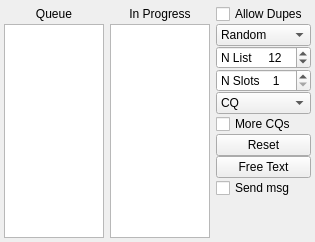
                  <widget class="QWidget" name="tab_3">
                   <attribute name="title">
                    <string>2</string>
                   </attribute>
                   <layout class="QGridLayout" name="gridLayout_11" columnstretch="1">
                    <property name="leftMargin">
                     <number>4</number>
                    </property>
                    <property name="topMargin">
                     <number>4</number>
                    </property>
                    <property name="rightMargin">
                     <number>4</number>
                    </property>
                    <property name="bottomMargin">
                     <number>4</number>
                    </property>
                    <property name="horizontalSpacing">
                     <number>4</number>
                    </property>
                    <item row="0" column="0" rowspan="2">
                     <layout class="QGridLayout" name="gridLayout" columnstretch="2,2,1">
                      <property name="topMargin">
                       <number>0</number>
                      </property>
                      <property name="horizontalSpacing">
                       <number>6</number>
                      </property>
                      <item row="8" column="2">
                       <widget class="QCheckBox" name="cbSendMsg">
                        <property name="toolTip">
                         <string>&lt;html&gt;&lt;head/&gt;&lt;body&gt;&lt;p&gt;Transmit free text message at the next opportunity.&lt;/p&gt;&lt;/body&gt;&lt;/html&gt;</string>
                        </property>
                        <property name="text">
                         <string>Send msg</string>
                        </property>
                       </widget>
                      </item>
                      <item row="7" column="2">
                       <widget class="QPushButton" name="pbFreeText">
                        <property name="toolTip">
                         <string>&lt;html&gt;&lt;head/&gt;&lt;body&gt;&lt;p&gt;Enter a free text message.&lt;/p&gt;&lt;/body&gt;&lt;/html&gt;</string>
                        </property>
                        <property name="text">
                         <string>Free Text</string>
                        </property>
                       </widget>
                      </item>
                      <item row="4" column="2">
                       <widget class="QComboBox" name="comboBoxCQ">
                        <property name="toolTip">
                         <string>&lt;html&gt;&lt;head/&gt;&lt;body&gt;&lt;p&gt;Select a specific CQ message.&lt;/p&gt;&lt;/body&gt;&lt;/html&gt;</string>
                        </property>
                        <property name="currentText">
                         <string notr="true">CQ</string>
                        </property>
                        <item>
                         <property name="text">
                          <string notr="true">CQ</string>
                         </property>
                        </item>
                        <item>
                         <property name="text">
                          <string notr="true">CQ AF</string>
                         </property>
                        </item>
                        <item>
                         <property name="text">
                          <string notr="true">CQ AN</string>
                         </property>
                        </item>
                        <item>
                         <property name="text">
                          <string notr="true">CQ AS</string>
                         </property>
                        </item>
                        <item>
                         <property name="text">
                          <string notr="true">CQ EU</string>
                         </property>
                        </item>
                        <item>
                         <property name="text">
                          <string notr="true">CQ NA</string>
                         </property>
                        </item>
                        <item>
                         <property name="text">
                          <string notr="true">CQ OC</string>
                         </property>
                        </item>
                        <item>
                         <property name="text">
                          <string notr="true">CQ SA</string>
                         </property>
                        </item>
                        <item>
                         <property name="text">
                          <string notr="true">CQ 0</string>
                         </property>
                        </item>
                        <item>
                         <property name="text">
                          <string notr="true">CQ 1</string>
                         </property>
                        </item>
                        <item>
                         <property name="text">
                          <string notr="true">CQ 2</string>
                         </property>
                        </item>
                        <item>
                         <property name="text">
                          <string notr="true">CQ 3</string>
                         </property>
                        </item>
                        <item>
                         <property name="text">
                          <string notr="true">CQ 4</string>
                         </property>
                        </item>
                        <item>
                         <property name="text">
                          <string notr="true">CQ 5</string>
                         </property>
                        </item>
                        <item>
                         <property name="text">
                          <string notr="true">CQ 6</string>
                         </property>
                        </item>
                        <item>
                         <property name="text">
                          <string notr="true">CQ 7</string>
                         </property>
                        </item>
                        <item>
                         <property name="text">
                          <string notr="true">CQ 8</string>
                         </property>
                        </item>
                        <item>
                         <property name="text">
                          <string notr="true">CQ 9</string>
                         </property>
                        </item>
                       </widget>
                      </item>
                      <item row="0" column="0">
                       <widget class="QLabel" name="label_queue">
                        <property name="text">
                         <string>Queue</string>
                        </property>
                        <property name="alignment">
                         <set>Qt::AlignCenter</set>
                        </property>
                       </widget>
                      </item>
                      <item row="0" column="2">
                       <widget class="QCheckBox" name="cbWorkDupes">
                        <property name="text">
                         <string>Allow Dupes</string>
                        </property>
                       </widget>
                      </item>
                      <item row="6" column="2">
                       <widget class="QPushButton" name="pbFoxReset">
                        <property name="toolTip">
                         <string>&lt;html&gt;&lt;head/&gt;&lt;body&gt;&lt;p&gt;Clear all queues.&lt;/p&gt;&lt;/body&gt;&lt;/html&gt;</string>
                        </property>
                        <property name="text">
                         <string>Reset</string>
                        </property>
                       </widget>
                      </item>
                      <item row="2" column="2">
                       <widget class="QSpinBox" name="sbNlist">
                        <property name="sizePolicy">
                         <sizepolicy hsizetype="Expanding" vsizetype="Fixed">
                          <horstretch>0</horstretch>
                          <verstretch>0</verstretch>
                         </sizepolicy>
                        </property>
                        <property name="maximumSize">
                         <size>
                          <width>16777215</width>
                          <height>16777215</height>
                         </size>
                        </property>
                        <property name="toolTip">
                         <string>&lt;html&gt;&lt;head/&gt;&lt;body&gt;&lt;p&gt;Maximum number of callsigns to be displayed in the queue.&lt;/p&gt;&lt;/body&gt;&lt;/html&gt;</string>
                        </property>
                        <property name="prefix">
                         <string>N List     </string>
                        </property>
                        <property name="minimum">
                         <number>5</number>
                        </property>
                        <property name="maximum">
                         <number>100</number>
                        </property>
                        <property name="value">
                         <number>12</number>
                        </property>
                       </widget>
                      </item>
                      <item row="1" column="2">
                       <widget class="QComboBox" name="comboBoxHoundSort">
                        <property name="sizePolicy">
                         <sizepolicy hsizetype="Expanding" vsizetype="Fixed">
                          <horstretch>0</horstretch>
                          <verstretch>0</verstretch>
                         </sizepolicy>
                        </property>
                        <property name="maximumSize">
                         <size>
                          <width>16777215</width>
                          <height>16777215</height>
                         </size>
                        </property>
                        <property name="toolTip">
                         <string>&lt;html&gt;&lt;head/&gt;&lt;body&gt;&lt;p&gt;Select a desired sort order for callsigns in the queue.&lt;/p&gt;&lt;/body&gt;&lt;/html&gt;</string>
                        </property>
                        <property name="currentText">
                         <string>Random</string>
                        </property>
                        <property name="maxVisibleItems">
                         <number>8</number>
                        </property>
                        <item>
                         <property name="text">
                          <string>Random</string>
                         </property>
                        </item>
                        <item>
                         <property name="text">
                          <string>Call</string>
                         </property>
                        </item>
                        <item>
                         <property name="text">
                          <string>Grid</string>
                         </property>
                        </item>
                        <item>
                         <property name="text">
                          <string>S/N (dB)</string>
                         </property>
                        </item>
                        <item>
                         <property name="text">
                          <string>Distance</string>
                         </property>
                        </item>
                        <item>
                         <property name="text">
                          <string>Age</string>
                         </property>
                        </item>
                        <item>
                         <property name="text">
                          <string>Continent</string>
                         </property>
                        </item>
                        <item>
                         <property name="text">
                          <string>Score</string>
                         </property>
                        </item>
                       </widget>
                      </item>
                      <item row="5" column="2">
                       <widget class="QCheckBox" name="cbMoreCQs">
                        <property name="toolTip">
                         <string>&lt;html&gt;&lt;head/&gt;&lt;body&gt;&lt;p&gt;Include a CQ message along with other messages.&lt;/p&gt;&lt;/body&gt;&lt;/html&gt;</string>
                        </property>
                        <property name="text">
                         <string>More CQs</string>
                        </property>
                       </widget>
                      </item>
                      <item row="0" column="1">
                       <widget class="QLabel" name="label_inProcess">
                        <property name="text">
                         <string>In Progress</string>
                        </property>
                        <property name="alignment">
                         <set>Qt::AlignCenter</set>
                        </property>
                       </widget>
                      </item>
                      <item row="3" column="2">
                       <widget class="QSpinBox" name="sbNslots">
                        <property name="sizePolicy">
                         <sizepolicy hsizetype="Expanding" vsizetype="Fixed">
                          <horstretch>0</horstretch>
                          <verstretch>0</verstretch>
                         </sizepolicy>
                        </property>
                        <property name="maximumSize">
                         <size>
                          <width>16777215</width>
                          <height>16777215</height>
                         </size>
                        </property>
                        <property name="toolTip">
                         <string>&lt;html&gt;&lt;head/&gt;&lt;body&gt;&lt;p&gt;Maximum number of concurrent streams for Fox transmissions.&lt;/p&gt;&lt;/body&gt;&lt;/html&gt;</string>
                        </property>
                        <property name="suffix">
                         <string/>
                        </property>
                        <property name="prefix">
                         <string>N Slots    </string>
                        </property>
                        <property name="minimum">
                         <number>1</number>
                        </property>
                        <property name="maximum">
                         <number>5</number>
                        </property>
                        <property name="value">
                         <number>1</number>
                        </property>
                        <property name="displayIntegerBase">
                         <number>10</number>
                        </property>
                       </widget>
                      </item>
                      <item row="9" column="2">
                       <spacer name="verticalSpacer">
                        <property name="orientation">
                         <enum>Qt::Vertical</enum>
                        </property>
                        <property name="sizeHint" stdset="0">
                         <size>
                          <width>20</width>
                          <height>40</height>
                         </size>
                        </property>
                       </spacer>
                      </item>
                      <item row="1" column="1" rowspan="9">
                       <widget class="DisplayText" name="foxTxListTextBrowser">
                        <property name="enabled">
                         <bool>true</bool>
                        </property>
                        <property name="sizePolicy">
                         <sizepolicy hsizetype="MinimumExpanding" vsizetype="Expanding">
                          <horstretch>0</horstretch>
                          <verstretch>0</verstretch>
                         </sizepolicy>
                        </property>
                        <property name="maximumSize">
                         <size>
                          <width>16777215</width>
                          <height>16777215</height>
                         </size>
                        </property>
                        <property name="sizeAdjustPolicy">
                         <enum>QAbstractScrollArea::AdjustToContentsOnFirstShow</enum>
                        </property>
                       </widget>
                      </item>
                      <item row="1" column="0" rowspan="9">
                       <widget class="DisplayText" name="houndQueueTextBrowser">
                        <property name="sizePolicy">
                         <sizepolicy hsizetype="MinimumExpanding" vsizetype="Expanding">
                          <horstretch>0</horstretch>
                          <verstretch>0</verstretch>
                         </sizepolicy>
                        </property>
                        <property name="maximumSize">
                         <size>
                          <width>16777215</width>
                          <height>16777215</height>
                         </size>
                        </property>
                        <property name="sizeAdjustPolicy">
                         <enum>QAbstractScrollArea::AdjustToContentsOnFirstShow</enum>
                        </property>
                       </widget>
                      </item>
                     </layout>
                    </item>
                   </layout>
                  </widget>
